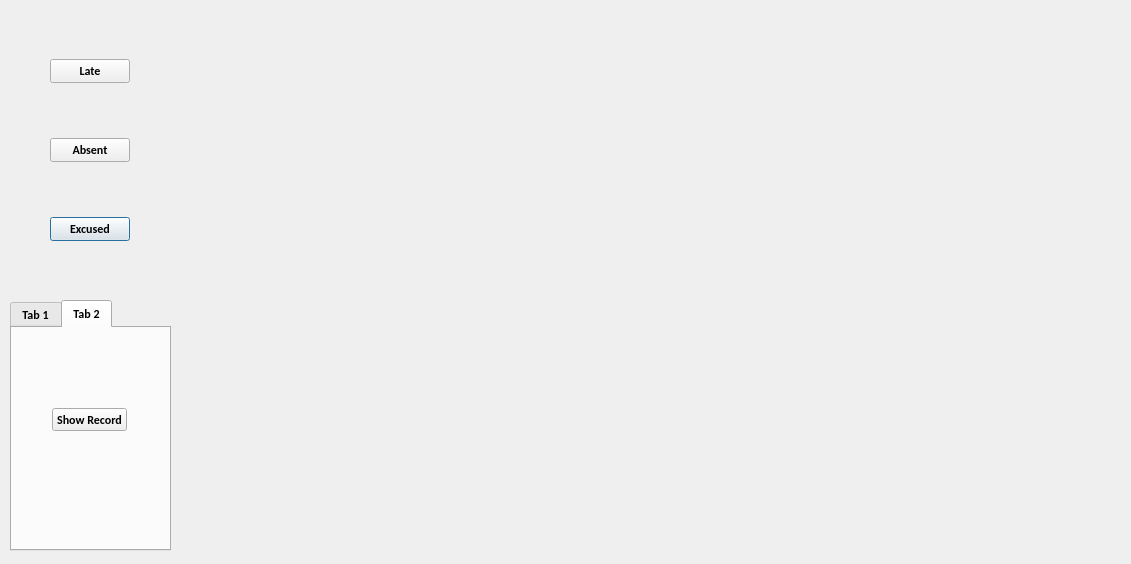
<?xml version="1.0" encoding="UTF-8"?>
<ui version="4.0">
 <class>AttendDialog</class>
 <widget class="QDialog" name="AttendDialog">
  <property name="geometry">
   <rect>
    <x>0</x>
    <y>0</y>
    <width>1131</width>
    <height>564</height>
   </rect>
  </property>
  <property name="minimumSize">
   <size>
    <width>0</width>
    <height>0</height>
   </size>
  </property>
  <property name="maximumSize">
   <size>
    <width>1920</width>
    <height>1080</height>
   </size>
  </property>
  <property name="font">
   <font>
    <family>Calibri</family>
    <weight>75</weight>
    <bold>true</bold>
   </font>
  </property>
  <property name="windowTitle">
   <string>Attendance Record</string>
  </property>
  <property name="windowIcon">
   <iconset>
    <normaloff>icon1.png</normaloff>icon1.png</iconset>
  </property>
  <property name="styleSheet">
   <string notr="true"/>
  </property>
  <widget class="QWidget" name="gridLayoutWidget">
   <property name="geometry">
    <rect>
     <x>10</x>
     <y>10</y>
     <width>160</width>
     <height>281</height>
    </rect>
   </property>
   <layout class="QGridLayout" name="gridLayout">
    <item row="2" column="1">
     <widget class="QPushButton" name="Excused">
      <property name="text">
       <string>Excused</string>
      </property>
      <property name="icon">
       <iconset>
        <normaloff>Icons/shield-check.png</normaloff>Icons/shield-check.png</iconset>
      </property>
     </widget>
    </item>
    <item row="1" column="1">
     <widget class="QPushButton" name="Absent">
      <property name="text">
       <string>Absent</string>
      </property>
      <property name="icon">
       <iconset>
        <normaloff>Icons/alert-circle.png</normaloff>Icons/alert-circle.png</iconset>
      </property>
     </widget>
    </item>
    <item row="0" column="1">
     <widget class="QPushButton" name="Late">
      <property name="text">
       <string>Late</string>
      </property>
      <property name="icon">
       <iconset>
        <normaloff>Icons/alarm.png</normaloff>Icons/alarm.png</iconset>
      </property>
     </widget>
    </item>
    <item row="1" column="0">
     <spacer name="horizontalSpacer">
      <property name="orientation">
       <enum>Qt::Horizontal</enum>
      </property>
      <property name="sizeHint" stdset="0">
       <size>
        <width>40</width>
        <height>20</height>
       </size>
      </property>
     </spacer>
    </item>
    <item row="1" column="2">
     <spacer name="horizontalSpacer_2">
      <property name="orientation">
       <enum>Qt::Horizontal</enum>
      </property>
      <property name="sizeHint" stdset="0">
       <size>
        <width>40</width>
        <height>20</height>
       </size>
      </property>
     </spacer>
    </item>
   </layout>
  </widget>
  <widget class="QTabWidget" name="tabWidget">
   <property name="geometry">
    <rect>
     <x>10</x>
     <y>300</y>
     <width>161</width>
     <height>251</height>
    </rect>
   </property>
   <property name="currentIndex">
    <number>1</number>
   </property>
   <widget class="QWidget" name="tab">
    <attribute name="title">
     <string>Tab 1</string>
    </attribute>
    <widget class="QPushButton" name="open">
     <property name="geometry">
      <rect>
       <x>40</x>
       <y>80</y>
       <width>75</width>
       <height>23</height>
      </rect>
     </property>
     <property name="text">
      <string>Open Record</string>
     </property>
    </widget>
   </widget>
   <widget class="QWidget" name="tab_2">
    <attribute name="title">
     <string>Tab 2</string>
    </attribute>
    <widget class="QPushButton" name="show">
     <property name="geometry">
      <rect>
       <x>40</x>
       <y>80</y>
       <width>75</width>
       <height>23</height>
      </rect>
     </property>
     <property name="text">
      <string>Show Record</string>
     </property>
    </widget>
   </widget>
  </widget>
 </widget>
 <resources>
  <include location="resource.qrc"/>
 </resources>
 <connections/>
</ui>
